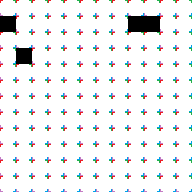

This game map was drawn from its Tiled (.tmx) file and the tilesets committed beside it. A one-line description and the full map source follow:
An orthogonal 12x12 tile map with 16x16 px tiles, 1 tile layer (tile) and 58 objects.

<map version="1.0" tiledversion="1.1.2" orientation="orthogonal" renderorder="right-down" width="12" height="12" tilewidth="16" tileheight="16" infinite="0" nextobjectid="84">
 <tileset firstgid="1" source="tileset.tsx" />
 <layer name="tile" width="12" height="12">
  <data encoding="csv">
17,17,17,17,17,17,17,17,17,17,17,17,
0,17,17,17,17,17,17,17,0,0,17,17,
17,17,17,17,17,17,17,17,17,17,17,17,
17,0,17,17,17,17,17,17,17,17,17,17,
17,17,17,17,17,17,17,17,17,17,17,17,
17,17,17,17,17,17,17,17,17,17,17,17,
17,17,17,17,17,17,17,17,17,17,17,17,
17,17,17,17,17,17,17,17,17,17,17,17,
17,17,17,17,17,17,17,17,17,17,17,17,
17,17,17,17,17,17,17,17,17,17,17,17,
17,17,17,17,17,17,17,17,17,17,17,17,
17,17,17,17,17,17,17,17,17,17,17,17
</data>
 </layer>
 <objectgroup name="furniture">
  <object id="16" gid="49" x="0" y="16" width="16" height="16">
   <properties>
    <property name="activationtarget" value="[[0,0]]" />
    <property name="type" value="leverleft" />
    <property name="useractivation" value="leverright" />
    <property name="useractivationtext" value="You pull the lever." />
   </properties>
  </object>
  <object id="17" gid="10" x="0" y="32" width="16" height="16" />
  <object id="19" gid="31" x="80" y="48" width="16" height="16" />
  <object id="20" gid="32" x="96" y="48" width="16" height="16" />
  <object id="21" gid="47" x="80" y="64" width="16" height="16" />
  <object id="22" gid="48" x="96" y="64" width="16" height="16" />
  <object id="23" gid="74" x="64" y="48" width="16" height="16" />
  <object id="26" gid="56" x="48" y="64" width="16" height="16" />
  <object id="27" gid="29" x="32" y="32" width="16" height="16" />
  <object id="30" gid="50" x="16" y="16" width="16" height="16">
   <properties>
    <property name="activationtarget" value="[[0,0]]" />
    <property name="type" value="leverright" />
    <property name="useractivation" value="leverleft" />
    <property name="useractivationtext" value="You pull the lever." />
   </properties>
  </object>
  <object id="32" gid="11" x="16" y="32" width="16" height="16" />
  <object id="33" gid="12" x="0" y="48" width="16" height="16" />
  <object id="34" gid="13" x="16" y="48" width="16" height="16" />
  <object id="35" gid="26" x="0" y="64" width="16" height="16" />
  <object id="36" gid="27" x="16" y="64" width="16" height="16" />
  <object id="37" gid="28" x="32" y="64" width="16" height="16" />
  <object id="38" gid="42" x="0" y="80" width="16" height="16" />
  <object id="39" gid="43" x="16" y="80" width="16" height="16" />
  <object id="40" gid="44" x="32" y="80" width="16" height="16" />
  <object id="41" gid="58" x="0" y="96" width="16" height="16" />
  <object id="42" gid="59" x="16" y="96" width="16" height="16" />
  <object id="43" gid="60" x="32" y="96" width="16" height="16" />
  <object id="44" gid="51" x="32" y="16" width="16" height="16" />
  <object id="45" gid="67" x="48" y="16" width="16" height="16" />
  <object id="46" gid="30" x="48" y="32" width="16" height="16" />
  <object id="47" gid="45" x="32" y="48" width="16" height="16" />
  <object id="48" gid="46" x="48" y="48" width="16" height="16" />
  <object id="49" gid="52" x="64" y="16" width="16" height="16" />
  <object id="50" gid="54" x="80" y="16" width="16" height="16" />
  <object id="51" gid="55" x="96" y="16" width="16" height="16" />
  <object id="52" gid="53" x="112" y="16" width="16" height="16" />
  <object id="53" gid="75" x="128" y="16" width="16" height="16" />
  <object id="54" gid="70" x="144" y="16" width="16" height="16" />
  <object id="55" gid="71" x="160" y="16" width="16" height="16" />
  <object id="56" gid="72" x="176" y="16" width="16" height="16" />
  <object id="57" gid="65" x="64" y="32" width="16" height="16" />
  <object id="58" gid="68" x="80" y="32" width="16" height="16" />
  <object id="59" gid="69" x="96" y="32" width="16" height="16" />
  <object id="61" gid="83" x="112" y="32" width="16" height="16" />
  <object id="62" gid="84" x="128" y="32" width="16" height="16" />
  <object id="63" gid="14" x="144" y="32" width="16" height="16" />
  <object id="64" gid="15" x="160" y="32" width="16" height="16" />
  <object id="65" gid="16" x="176" y="32" width="16" height="16" />
  <object id="66" gid="81" x="112" y="48" width="16" height="16" />
  <object id="67" gid="82" x="128" y="48" width="16" height="16" />
  <object id="68" gid="97" x="112" y="64" width="16" height="16" />
  <object id="69" gid="98" x="128" y="64" width="16" height="16" />
  <object id="70" gid="99" x="144" y="48" width="16" height="16" />
  <object id="71" gid="100" x="160" y="48" width="16" height="16" />
  <object id="72" gid="115" x="144" y="64" width="16" height="16" />
  <object id="73" gid="116" x="160" y="64" width="16" height="16" />
  <object id="74" gid="113" x="176" y="48" width="16" height="16" />
  <object id="75" gid="2" x="48" y="80" width="16" height="16" />
  <object id="76" gid="3" x="64" y="80" width="16" height="16" />
  <object id="77" gid="4" x="80" y="80" width="16" height="16" />
  <object id="78" gid="5" x="96" y="80" width="16" height="16" />
  <object id="79" gid="57" x="64" y="64" width="16" height="16" />
 </objectgroup>
 <objectgroup name="description">
  <object id="80" gid="1" x="176" y="192" width="16" height="16" />
 </objectgroup>
</map>
